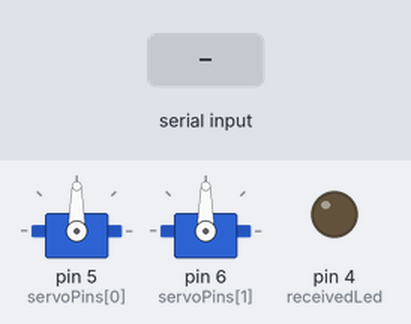
Recording of a sketch running on a simulated Arduino Uno, built with avr-gcc and run on an emulated ATmega328P. Shown: 2 × servo, output pins drawn as LEDs (lit = HIGH). The test bench sets the inputs (shaded band). What the sketch prints to the serial monitor is not drawn.

Above: at 1.2 s.
1.3 s: "90,45\n" received over the second serial link
At 1.8 s:
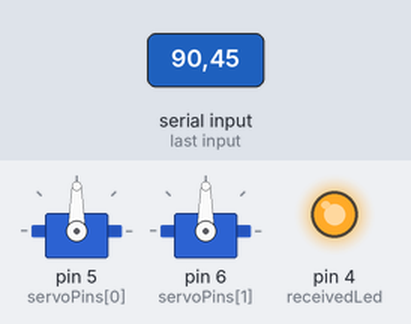
4.3 s: "30,150\n" received over the second serial link
At 6.6 s:
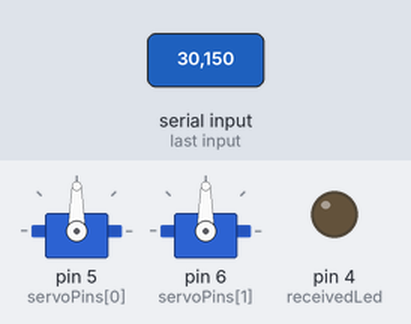
7.3 s: "0\n" received over the second serial link
At 7.8 s:
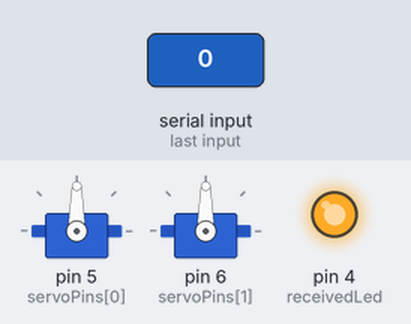
Timing chart, 0 to 10.3 s (numbered marks = the images above; inputs shaded):
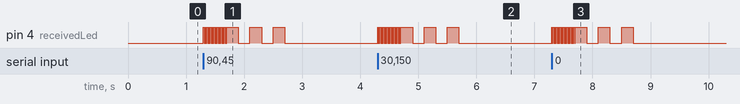

The sketch:

bluetooth_controlServoAndLed.ino
```cpp
#include <SoftwareSerial.h>
#include <Servo.h>
///
// bluetooth HC-06: attach arduino pin 10 to HC-06 TX (Ar10 = hc-06 TX). make voltage divider so that (HC-06 RX = 2/3*Ar9), so 3.3 V.   Vdd= 5V Gnd= gnd
// HBridge pololu md18a: ArGnd to GndLeft and VCC; batteries to Vin & GndRight; one motor per letter (A/B); Mode= 1 als de H-bridge aan moet staan.
//                        Enbl= hoe hard de motor moet draaien (pwm signaal); phase: richting;
//                      hier: mode= Ar4;  aenbl= Ar5; benbl= Ar6; aphase= Ar7; bphase= Ar8;
// Servo: 5V/ Gnd; pwm (geel) = 3
// Joystick:
//
//
//
//
//
SoftwareSerial BTSerial(10, 11); // RX, TX

#define NUM_SERVOS 2
Servo servos[NUM_SERVOS];
Servo& leftMotor = servos[0]; //alias to make code easier to read/understand
Servo& rightMotor = servos[1];
int servoPins[NUM_SERVOS] = {5, 6};
const int& leftMotorPin  = servoPins[0];  //middle = 95 degrees; dead= 92-98
const int& rightMotorPin = servoPins[1];  // middle = 92 degrees; dead= 90-94


// a command is composed of a command type (2 chars), and the command itself (up to 18 chars). (the command type is for knowing how to interpret the following command characters)
char stopChar = '$'; //this is used to mark the end of a command
const int maxCommandLength = 20; // the maximum length a command can have.
char command[maxCommandLength]=""; // Stores response of bluetooth device
const int CONTROL_SERVO = 1;
const int CONTROL_LED = 2;

int receivedLed = 4; //flashes when something is received
int servoPin = 6; //a pin with PWM capabilities

// Joystick
int buttonPin = 2;
int xPin = A0;
int yPin = A1;

void setup()
{
  pinMode(leftMotorPin, OUTPUT);
  pinMode(rightMotorPin, OUTPUT);
  for (int i=0; i<NUM_SERVOS; i++){
   servos[i].attach(servoPins[i]);
   servos[i].write(90); //go to middle
  }
  pinMode(receivedLed, OUTPUT);
  BTSerial.begin(9600);
  Serial.begin(9600);
}

void loop()
{
  // Read device output if available.
  int receivedChars = 0;
  while (! BTSerial.available() ){;}
  if (BTSerial.available()) {
    while (BTSerial.available() != stopChar && receivedChars < maxCommandLength) { // While there is more to be read, keep reading.
      command[receivedChars] = (char)BTSerial.read();
      receivedChars += 1;
      blinkLedOnce(receivedLed, 10); // show you've received the character
    }
  }
  blinkLedMany(receivedLed,200,3); // show you've received the entire command
  Serial.println(command);

  char commando[]= {command[0],command [1]};
  int commandCode = atoi(commando); // the code that denotes how the message must be interpreted
  Serial.println(commandCode);

  switch (commandCode) { //look which function is called
    case (CONTROL_LED) : //command structure : / header (2 chars)/ onOff(1char) / pins(x chars)
      Serial.println("LED");
      controlPin(command); break;
    case (CONTROL_SERVO): //command structure : / header (2 chars)/ angle(3chars)/ pins(x chars)
      {
        Serial.println("SERVO");
        controlServo(command); break;
      }
    default: 2;//Serial.println("error in data received");
  }//close switch

  char received[]= "received";
  char returnMessage[30];
  sprintf(returnMessage,"%s%s",received,command);
  BTSerial.print(returnMessage); //show that you received the command
  memset(command,0,maxCommandLength); // reset command; No repeats

  delay(1);
} // end loop


// turn pins on or of
void controlPin(char* command) {
  if ( (command[2] - '0') == 0 || (command[2] - '0') == 1) { // if it is a proper value
//    for (int i = 3; i < command.length(); i++) {
      //if ((command[i] - '0') > 1 ) { // not pins 1 or 0, those are used for TX and RX
        digitalWrite((command[3] - '0'), (command[2] - '0'));
     // }
    //}
  }
}
//
//// control motor pins: first 2 chars are command, then 3 for value, then 1 for pin
//void controlMotor(String command) {
//  int analogValue = atoi((command.substring(3,3));//the value to be written to the pins (1023= 5V)
//      if (isValidServoPin(command.substring(6,1)){
//        analogWrite(atoi(command.substring(6,1)), analogValue);
//      }
//  }
//}

//@effect   this method interprets the given command as a command to control a servo.
//          the first char of the command is the pin to which the servo is attached, the next 3 chars are the angle to which it should be set.
void controlServo(char* command) {

  int pin = command[2] - '0'; // get the pin from the command. pin is the first character after the header
  char commando[]= {command[3],command [4],command [5]};
  int angle = atoi(commando); // get the angle from the command

  Serial.print("pin: ");Serial.print(pin);Serial.print("; angle: ");Serial.println(angle);

  if  (! isValidAngle(angle)) {
    return;
  }

  for (int i; i < NUM_SERVOS; i++) {
    if (servoPins[i] == pin) {
      Serial.print("the servo is: "); Serial.println(i);
      servos[i].write(angle);
      //sharpServo.write(angle);
    }
  }
}


//--------------------------------------------------------------------------


//@return   true if the given angle is between 0 and 180
boolean isValidAngle(int servoAngle) {
  if (servoAngle >= 0 && servoAngle <= 180) {
    return true;
  }
  return false;
}

// ---------------- Led ------------
// @param  ledPin    the pin on which the led can be found
// @param  onOffTime the time the led has to ben on, and then off. (so this is half the time of the entice cycle)
void blinkLedOnce(int ledPin, int onOffTime) {
  digitalWrite(ledPin, 1);
  delay(onOffTime);
  digitalWrite(ledPin, 0);
  delay(onOffTime);
}

//@ effect   this method blinks the led on lepPin a number of nbTimes times, with the on-time == off-time= onOfftime. this onOfftime is thus half the time of one complete blink cycle.
void blinkLedMany(int ledPin, int onOffTime, int nbTimes) { // blink a led on the given ledPin many times with a given duration and number of times
  for (int i=0; i < nbTimes; i++) {
    blinkLedOnce(ledPin, onOffTime);
  }
}

// -----------------Joystick ---------------
/*
  yValue => left= 1023, right = 0, center = 530, this needs some correction for non-center position
  xValue => bottom= 1023, up= 0, center = 510,  x is about OK
  SM     => pressed = 1, unpressed =0;
*/
//int buttonPin = 2;
//int xPin= A0;
//int yPin = A1;

//  int xValue = analogRead(xPin);
//  int yValue = analogRead(yPin);

//  int xServoAngle= mapAnalogToServo(xValue);
//  Serial.print(" x: "); Serial.print(xServoAngle);  Serial.print(" ");
//
//  int yServoAngle= mapYJoystickToServo(yValue); //special function because it needs to be corrected (non-centric value)
//  Serial.print(" y: ");Serial.println(yServoAngle);

//general function, used to map the x- joystick value to a servo angle
int mapAnalogToServo(int analogValue) {
  int servoAngle = map(analogValue, 0, 1020, 0, 180);
  servoAngle = constrain(servoAngle, 0, 180);
  return servoAngle;
}
//corrected function used to map the y- joystick value to a servo angle
int mapYJoystickToServo(int analogValue) {
  int servoAngle = map(analogValue, 35, 1023, 0, 180); //correct for the non-center place of the yJoystick
  servoAngle = constrain(servoAngle, 0, 180);
  return servoAngle;
}
```

Measured:
- after the input at 1.3 s, pin 4 (receivedLed): LOW → HIGH at once, then repeats every 0.40 s: HIGH 0.20 s, LOW 0.20 s
- after the input at 4.3 s, pin 4 (receivedLed): LOW → HIGH at once, then repeats every 0.40 s: HIGH 0.20 s, LOW 0.20 s
- after the input at 7.3 s, pin 4 (receivedLed): LOW → HIGH at once, then repeats every 0.40 s: HIGH 0.20 s, LOW 0.20 s
